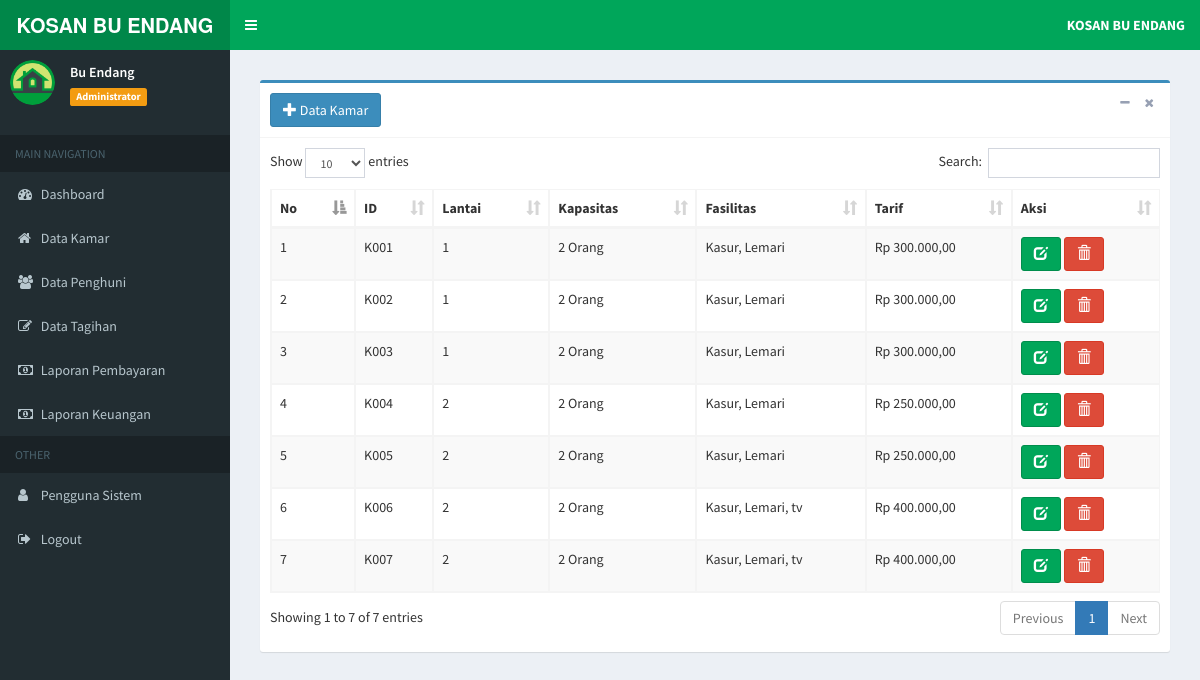
The app's page /index.php?page=data-kamar (signed in) with its own data.
### tables this page shows
CREATE TABLE `tb_kamar` (
  `id_kamar` varchar(6) NOT NULL,
  `lantai` varchar(5) NOT NULL,
  `kapasitas` varchar(3) NOT NULL,
  `fasilitas` text NOT NULL,
  `tarif` int(11) NOT NULL
);

### inc/rupiah.php (called while the page is built)
<?php
function rupiah($angka){
	$hasil_rupiah = "Rp " . number_format($angka,2,',','.');
	return $hasil_rupiah;
}

### admin/kamar/data_kamar.php (the view)
<section class="content">
	<div class="box box-primary">
		<div class="box-header with-border">
			<a href="?page=add-kamar" title="Tambah Data" class="btn btn-primary">
				<i class="glyphicon glyphicon-plus"></i> Data Kamar</a>
			<div class="box-tools pull-right">
				<button type="button" class="btn btn-box-tool" data-widget="collapse">
					<i class="fa fa-minus"></i>
				</button>
				<button type="button" class="btn btn-box-tool" data-widget="remove">
					<i class="fa fa-remove"></i>
				</button>
			</div>
		</div>
		<div class="box-body">
			<div class="table-responsive">
				<table id="example1" class="table table-bordered table-striped">
					<thead>
						<tr>
							<th>No</th>
							<th>ID</th>
							<th>Lantai</th>
							<th>Kapasitas</th>
							<th>Fasilitas</th>
							<th>Tarif</th>
							<th>Aksi</th>
						</tr>
					</thead>
					<tbody>
						<?php
                  $no = 1;
                  $sql = $koneksi->query("SELECT * from tb_kamar");
                  while ($data= $sql->fetch_assoc()) {
                ?>
						<tr>
							<td>
								<?php echo $no++; ?>
							</td>
							<td>
								<?php echo $data['id_kamar']; ?>
							</td>
							<td>
								<?php echo $data['lantai']; ?>
							</td>
							<td>
								<?php echo $data['kapasitas']; ?>
								Orang
							</td>
							<td>
								<?php echo $data['fasilitas']; ?>
							</td>
							<td>
								<?php echo rupiah($data['tarif']); ?>
							</td>
							<td>
								<a href="?page=edit-kamar&kode=<?php echo $data['id_kamar']; ?>" title="Ubah"
								 class="btn btn-success">
									<i class="glyphicon glyphicon-edit"></i>
								</a>
								<a href="?page=del-kamar&kode=<?php echo $data['id_kamar']; ?>" onclick="return confirm('Yakin Hapus Data Ini ?')"
								 title="Hapus" class="btn btn-danger">
									<i class="glyphicon glyphicon-trash"></i>
							</td>
						</tr>
						<?php
                  }
                ?>
					</tbody>
				</table>
			</div>
		</div>
	</div>
</section>

### index.php (shortened to what this page needs)
<?php
    if (isset($_SESSION["ses_username"])==""){
		header("location: member.php");
    }else{
      $data_nama = $_SESSION["ses_nama"];
      $data_level = $_SESSION["ses_level"];
    }
	include "inc/koneksi.php";
	include "inc/rupiah.php";
?>
<!DOCTYPE html>
<html>
<head>
	<link rel="stylesheet" href="bootstrap/css/bootstrap.min.css">
	<link rel="stylesheet" href="https://cdnjs.cloudflare.com/ajax/libs/font-awesome/4.5.0/css/font-awesome.min.css">
	<link rel="stylesheet" href="https://cdnjs.cloudflare.com/ajax/libs/ionicons/2.0.1/css/ionicons.min.css">
	<link rel="stylesheet" href="plugins/datatables/dataTables.bootstrap.css">
	<link rel="stylesheet" href="plugins/select2/select2.min.css">
	<link rel="stylesheet" href="dist/css/AdminLTE.min.css">
	<link rel="stylesheet" href="dist/css/skins/_all-skins.min.css">
</head>
<body class="hold-transition skin-green sidebar-mini">
	<div class="wrapper">
		<header class="main-header">
			<a href="index.php" class="logo">
				<span class="logo-lg">
					<marquee>
						<b>KOSAN BU ENDANG</b>
					</marquee>
				</span>
			</a>
			<nav class="navbar navbar-static-top">
				<a href="#" class="sidebar-toggle" data-toggle="offcanvas" role="button">
				</a>
				<div class="navbar-custom-menu">
					<ul class="nav navbar-nav">
						<li class="dropdown messages-menu">
							<a class="dropdown-toggle">
								<span>
									<b>
										KOSAN BU ENDANG
									</b>
								</span>
							</a>
						</li>
					</ul>
				</div>
			</nav>
		</header>
		<aside class="main-sidebar">
			<section class="sidebar">
				</<b>
				<div class="user-panel">
					<div class="pull-left image">
						<img src="dist/img/baca.png" class="img-circle" alt="User Image">
					</div>
					<div class="pull-left info">
						<p>
							<?php echo $data_nama; ?>
						</p>
						<span class="label label-warning">
							<?php echo $data_level; ?>
						</span>
					</div>
				</div>
				<ul class="sidebar-menu">
					<li class="header">MAIN NAVIGATION</li>
					<?php
          if ($data_level=="Administrator"){
        ?>
					<li class="treeview">
						<a href="?page=admin">
							<i class="fa fa-dashboard"></i>
							<span>Dashboard</span>
						</a>
					</li>
					<li class="treeview">
						<a href="?page=data-kamar">
							<i class="fa fa-home"></i>
							<span>Data Kamar</span>
						</a>
					</li>
					<li class="treeview">
						<a href="?page=data-penghuni">
							<i class="fa fa-users"></i>
							<span>Data Penghuni</span>
						</a>
					</li>
					<li class="treeview">
						<a href="?page=buka-tagihan">
							<i class="fa fa-edit"></i>
							<span>Data Tagihan</span>
						</a>
					</li>
					<li class="treeview">
						<a href="?page=tagihan">
							<i class="fa fa-money"></i>
							<span>Laporan Pembayaran</span>
						</a>
					</li>
					<li class="treeview">
						<a href="?page=uang_masuk">
							<i class="fa fa-money"></i>
							<span>Laporan Keuangan</span>
						</a>
					</li>
					<li class="header">OTHER</li>
					<li class="treeview">
						<a href="?page=MyApp/data_pengguna">
							<i class="fa fa-user"></i>
							<span>Pengguna Sistem</span>
						</a>
					</li>
					<?php
					}
					?>
					<li>
						<a href="logout.php" onclick="return confirm('Anda yakin keluar dari aplikasi ?')">
							<i class="fa fa-sign-out"></i>
							<span>Logout</span>
						</a>
					</li>
			</section>
		</aside>
		<div class="content-wrapper">
			<section class="content">
				<?php
      if(isset($_GET['page'])){
          $hal = $_GET['page'];
          switch ($hal) {
              case 'data-kamar':
                  include "admin/kamar/data_kamar.php";
                  break;
          }
      }else{
          if($data_level=="Administrator"){
              include "home/admin.php";
              }
            }
    		?>
			</section>
		</div>
</body>
</html>

### records on screen
tb_kamar: id_kamar "K001", lantai "1", kapasitas "2", fasilitas "Kasur, Lemari", tarif "Rp 300.000,00"
tb_kamar: id_kamar "K002", lantai "1", kapasitas "2", fasilitas "Kasur, Lemari", tarif "Rp 300.000,00"
tb_kamar: id_kamar "K003", lantai "1", kapasitas "2", fasilitas "Kasur, Lemari", tarif "Rp 300.000,00"
tb_kamar: id_kamar "K004", lantai "2", kapasitas "2", fasilitas "Kasur, Lemari", tarif "Rp 250.000,00"
tb_kamar: id_kamar "K005", lantai "2", kapasitas "2", fasilitas "Kasur, Lemari", tarif "Rp 250.000,00"
tb_kamar: id_kamar "K006", lantai "2", kapasitas "2", fasilitas "Kasur, Lemari, tv", tarif "Rp 400.000,00"
tb_kamar: id_kamar "K007", lantai "2", kapasitas "2", fasilitas "Kasur, Lemari, tv", tarif "Rp 400.000,00"

### other values on screen
$data_nama "Bu Endang"
$data_level "Administrator"
